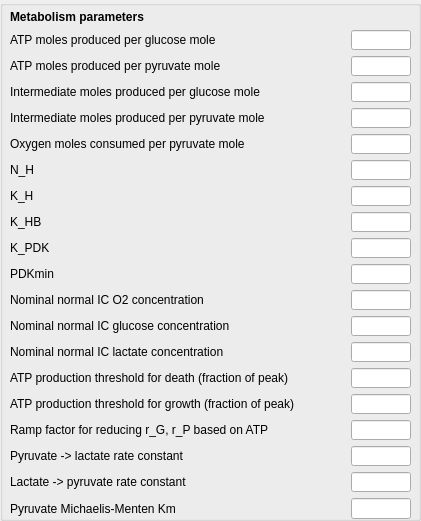
           <widget class="QGroupBox" name="groupBox_metabolism">
            <property name="geometry">
             <rect>
              <x>530</x>
              <y>10</y>
              <width>421</width>
              <height>521</height>
             </rect>
            </property>
            <property name="title">
             <string/>
            </property>
            <widget class="QWidget" name="gridLayoutWidget_8">
             <property name="geometry">
              <rect>
               <x>10</x>
               <y>10</y>
               <width>401</width>
               <height>509</height>
              </rect>
             </property>
             <layout class="QGridLayout" name="gridLayout_4">
              <item row="1" column="1">
               <widget class="QLineEdit" name="line_N_GA_1">
                <property name="maximumSize">
                 <size>
                  <width>60</width>
                  <height>16777215</height>
                 </size>
                </property>
                <property name="alignment">
                 <set>Qt::AlignRight|Qt::AlignTrailing|Qt::AlignVCenter</set>
                </property>
               </widget>
              </item>
              <item row="1" column="0">
               <widget class="QMyLabel" name="label_N_GA_1">
                <property name="text">
                 <string>ATP moles produced per glucose mole</string>
                </property>
               </widget>
              </item>
              <item row="0" column="0">
               <widget class="QLabel" name="alabel_metab_params">
                <property name="font">
                 <font>
                  <weight>75</weight>
                  <bold>true</bold>
                 </font>
                </property>
                <property name="text">
                 <string>Metabolism parameters</string>
                </property>
               </widget>
              </item>
              <item row="2" column="1">
               <widget class="QLineEdit" name="line_N_PA_1">
                <property name="maximumSize">
                 <size>
                  <width>60</width>
                  <height>16777215</height>
                 </size>
                </property>
                <property name="alignment">
                 <set>Qt::AlignRight|Qt::AlignTrailing|Qt::AlignVCenter</set>
                </property>
               </widget>
              </item>
              <item row="3" column="1">
               <widget class="QLineEdit" name="line_N_GI_1">
                <property name="maximumSize">
                 <size>
                  <width>60</width>
                  <height>16777215</height>
                 </size>
                </property>
                <property name="alignment">
                 <set>Qt::AlignRight|Qt::AlignTrailing|Qt::AlignVCenter</set>
                </property>
               </widget>
              </item>
              <item row="4" column="1">
               <widget class="QLineEdit" name="line_N_PI_1">
                <property name="maximumSize">
                 <size>
                  <width>60</width>
                  <height>16777215</height>
                 </size>
                </property>
                <property name="alignment">
                 <set>Qt::AlignRight|Qt::AlignTrailing|Qt::AlignVCenter</set>
                </property>
               </widget>
              </item>
              <item row="5" column="1">
               <widget class="QLineEdit" name="line_N_PO_1">
                <property name="maximumSize">
                 <size>
                  <width>60</width>
                  <height>16777215</height>
                 </size>
                </property>
                <property name="alignment">
                 <set>Qt::AlignRight|Qt::AlignTrailing|Qt::AlignVCenter</set>
                </property>
               </widget>
              </item>
              <item row="2" column="0">
               <widget class="QMyLabel" name="label_N_PA_1">
                <property name="text">
                 <string>ATP moles produced per pyruvate mole</string>
                </property>
               </widget>
              </item>
              <item row="3" column="0">
               <widget class="QMyLabel" name="label_N_GI_1">
                <property name="text">
                 <string>Intermediate moles produced per glucose mole</string>
                </property>
               </widget>
              </item>
              <item row="4" column="0">
               <widget class="QMyLabel" name="label_N_PI_1">
                <property name="text">
                 <string>Intermediate moles produced per pyruvate mole</string>
                </property>
               </widget>
              </item>
              <item row="5" column="0">
               <widget class="QMyLabel" name="label_N_PO_1">
                <property name="text">
                 <string>Oxygen moles consumed per pyruvate mole</string>
                </property>
               </widget>
              </item>
              <item row="6" column="1">
               <widget class="QLineEdit" name="line_K_H1_1">
                <property name="maximumSize">
                 <size>
                  <width>60</width>
                  <height>16777215</height>
                 </size>
                </property>
                <property name="alignment">
                 <set>Qt::AlignRight|Qt::AlignTrailing|Qt::AlignVCenter</set>
                </property>
               </widget>
              </item>
              <item row="7" column="1">
               <widget class="QLineEdit" name="line_K_H2_1">
                <property name="maximumSize">
                 <size>
                  <width>60</width>
                  <height>16777215</height>
                 </size>
                </property>
                <property name="alignment">
                 <set>Qt::AlignRight|Qt::AlignTrailing|Qt::AlignVCenter</set>
                </property>
               </widget>
              </item>
              <item row="8" column="1">
               <widget class="QLineEdit" name="line_K_HB_1">
                <property name="maximumSize">
                 <size>
                  <width>60</width>
                  <height>16777215</height>
                 </size>
                </property>
                <property name="alignment">
                 <set>Qt::AlignRight|Qt::AlignTrailing|Qt::AlignVCenter</set>
                </property>
               </widget>
              </item>
              <item row="6" column="0">
               <widget class="QMyLabel" name="label_K_H1_1">
                <property name="text">
                 <string>N_H</string>
                </property>
               </widget>
              </item>
              <item row="7" column="0">
               <widget class="QMyLabel" name="label_K_H2_1">
                <property name="text">
                 <string>K_H</string>
                </property>
               </widget>
              </item>
              <item row="8" column="0">
               <widget class="QMyLabel" name="label_K_HB_1">
                <property name="text">
                 <string>K_HB</string>
                </property>
               </widget>
              </item>
              <item row="14" column="1">
               <widget class="QLineEdit" name="line_ATP_S_1">
                <property name="maximumSize">
                 <size>
                  <width>60</width>
                  <height>16777215</height>
                 </size>
                </property>
                <property name="alignment">
                 <set>Qt::AlignRight|Qt::AlignTrailing|Qt::AlignVCenter</set>
                </property>
               </widget>
              </item>
              <item row="17" column="1">
               <widget class="QLineEdit" name="line_K_PL_1">
                <property name="maximumSize">
                 <size>
                  <width>60</width>
                  <height>16777215</height>
                 </size>
                </property>
                <property name="alignment">
                 <set>Qt::AlignRight|Qt::AlignTrailing|Qt::AlignVCenter</set>
                </property>
               </widget>
              </item>
              <item row="18" column="1">
               <widget class="QLineEdit" name="line_K_LP_1">
                <property name="maximumSize">
                 <size>
                  <width>60</width>
                  <height>16777215</height>
                 </size>
                </property>
                <property name="alignment">
                 <set>Qt::AlignRight|Qt::AlignTrailing|Qt::AlignVCenter</set>
                </property>
               </widget>
              </item>
              <item row="14" column="0">
               <widget class="QMyLabel" name="label_ATP_S_1">
                <property name="text">
                 <string>ATP production threshold for death (fraction of peak)</string>
                </property>
               </widget>
              </item>
              <item row="17" column="0">
               <widget class="QMyLabel" name="label_K_PL_1">
                <property name="text">
                 <string>Pyruvate -&gt; lactate rate constant</string>
                </property>
               </widget>
              </item>
              <item row="18" column="0">
               <widget class="QMyLabel" name="label_K_LP_1">
                <property name="text">
                 <string>Lactate -&gt; pyruvate rate constant</string>
                </property>
               </widget>
              </item>
              <item row="9" column="0">
               <widget class="QMyLabel" name="label_K_PDK_1">
                <property name="text">
                 <string>K_PDK</string>
                </property>
               </widget>
              </item>
              <item row="9" column="1">
               <widget class="QLineEdit" name="line_K_PDK_1">
                <property name="maximumSize">
                 <size>
                  <width>60</width>
                  <height>16777215</height>
                 </size>
                </property>
                <property name="alignment">
                 <set>Qt::AlignRight|Qt::AlignTrailing|Qt::AlignVCenter</set>
                </property>
               </widget>
              </item>
              <item row="19" column="0">
               <widget class="QMyLabel" name="label_PYRUVATE_MM_KM_1">
                <property name="font">
                 <font>
                  <weight>50</weight>
                  <bold>false</bold>
                 </font>
                </property>
                <property name="text">
                 <string>Pyruvate Michaelis-Menten Km</string>
                </property>
               </widget>
              </item>
              <item row="19" column="1">
               <widget class="QLineEdit" name="line_PYRUVATE_MM_KM_1">
                <property name="maximumSize">
                 <size>
                  <width>60</width>
                  <height>16777215</height>
                 </size>
                </property>
                <property name="alignment">
                 <set>Qt::AlignRight|Qt::AlignTrailing|Qt::AlignVCenter</set>
                </property>
               </widget>
              </item>
              <item row="10" column="0">
               <widget class="QMyLabel" name="label_PDKMIN_1">
                <property name="text">
                 <string>PDKmin</string>
                </property>
               </widget>
              </item>
              <item row="10" column="1">
               <widget class="QLineEdit" name="line_PDKMIN_1">
                <property name="maximumSize">
                 <size>
                  <width>60</width>
                  <height>16777215</height>
                 </size>
                </property>
                <property name="alignment">
                 <set>Qt::AlignRight|Qt::AlignTrailing|Qt::AlignVCenter</set>
                </property>
               </widget>
              </item>
              <item row="11" column="1">
               <widget class="QLineEdit" name="line_C_O2_NORM_1">
                <property name="enabled">
                 <bool>true</bool>
                </property>
                <property name="maximumSize">
                 <size>
                  <width>60</width>
                  <height>16777215</height>
                 </size>
                </property>
                <property name="alignment">
                 <set>Qt::AlignRight|Qt::AlignTrailing|Qt::AlignVCenter</set>
                </property>
               </widget>
              </item>
              <item row="11" column="0">
               <widget class="QMyLabel" name="label_C_O2_NORM_1">
                <property name="enabled">
                 <bool>true</bool>
                </property>
                <property name="text">
                 <string>Nominal normal IC O2 concentration</string>
                </property>
               </widget>
              </item>
              <item row="12" column="1">
               <widget class="QLineEdit" name="line_C_G_NORM_1">
                <property name="enabled">
                 <bool>true</bool>
                </property>
                <property name="maximumSize">
                 <size>
                  <width>60</width>
                  <height>16777215</height>
                 </size>
                </property>
                <property name="alignment">
                 <set>Qt::AlignRight|Qt::AlignTrailing|Qt::AlignVCenter</set>
                </property>
               </widget>
              </item>
              <item row="12" column="0">
               <widget class="QMyLabel" name="label_C_G_NORM_1">
                <property name="enabled">
                 <bool>true</bool>
                </property>
                <property name="text">
                 <string>Nominal normal IC glucose concentration</string>
                </property>
               </widget>
              </item>
              <item row="13" column="1">
               <widget class="QLineEdit" name="line_C_L_NORM_1">
                <property name="enabled">
                 <bool>true</bool>
                </property>
                <property name="maximumSize">
                 <size>
                  <width>60</width>
                  <height>16777215</height>
                 </size>
                </property>
                <property name="alignment">
                 <set>Qt::AlignRight|Qt::AlignTrailing|Qt::AlignVCenter</set>
                </property>
               </widget>
              </item>
              <item row="13" column="0">
               <widget class="QMyLabel" name="label_C_L_NORM_1">
                <property name="enabled">
                 <bool>true</bool>
                </property>
                <property name="text">
                 <string>Nominal normal IC lactate concentration</string>
                </property>
               </widget>
              </item>
              <item row="15" column="1">
               <widget class="QLineEdit" name="line_ATP_G_1">
                <property name="maximumSize">
                 <size>
                  <width>60</width>
                  <height>16777215</height>
                 </size>
                </property>
                <property name="alignment">
                 <set>Qt::AlignRight|Qt::AlignTrailing|Qt::AlignVCenter</set>
                </property>
               </widget>
              </item>
              <item row="15" column="0">
               <widget class="QMyLabel" name="label_ATP_G_1">
                <property name="text">
                 <string>ATP production threshold for growth (fraction of peak)</string>
                </property>
               </widget>
              </item>
              <item row="16" column="1">
               <widget class="QLineEdit" name="line_ATP_RAMP_1">
                <property name="maximumSize">
                 <size>
                  <width>60</width>
                  <height>16777215</height>
                 </size>
                </property>
                <property name="alignment">
                 <set>Qt::AlignRight|Qt::AlignTrailing|Qt::AlignVCenter</set>
                </property>
               </widget>
              </item>
              <item row="16" column="0">
               <widget class="QMyLabel" name="label_ATP_RAMP_1">
                <property name="text">
                 <string>Ramp factor for reducing r_G, r_P based on ATP</string>
                </property>
               </widget>
              </item>
             </layout>
            </widget>
           </widget>
